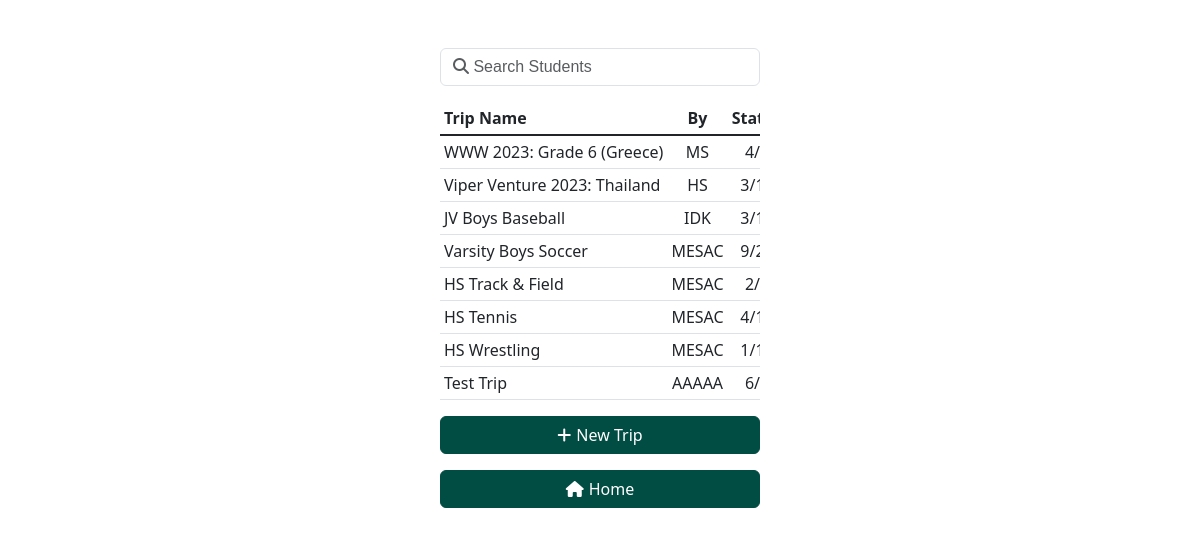
Page /trips (signed in) on the committed database.
### classes.py (models this page shows, shortened)
class Trip(db.Model):
    __tablename__ = 'trips'
    trip_ids = []
    id = db.Column(db.Integer, primary_key=True)
    code = db.Column(db.String(6), nullable=False)
    name = db.Column(db.String, nullable=False)
    organizer = db.Column(db.String, nullable=False)
    num_groups = db.Column(db.Integer, nullable=False)
    group_size = db.Column(db.Integer, nullable=False)
    details = db.Column(db.String, nullable=True)
    @staticmethod
    def get_all_trips(return_dict=False):
        trips = db.session.query(Trip).all()
        if return_dict:
            return [dict_converter(t) for t in trips]
        else:
            return trips

### app.py (the view, shortened to what this page needs)
@app.route("/trips", methods=["GET", "POST"])
@teacher_only
def trips():
    if request.method == "GET":
        all_trips = Trip.get_all_trips()
        trip_studs = [TripStudent.get_students_in_trip(t.id) for t in all_trips]
        all_students = Student.get_all_students()
        return render_template("teacher/trips.html", all_trips=all_trips, trip_studs=trip_studs, all_students=all_students)

### app.py (called while the page is built)
def login_required(disable_verify=False):
    def decorator(f):
        @wraps(f)
        def decorated_function(*args, **kwargs):
            if 'user_id' not in session or current_user['db_user'] is None:
                return redirect("/login")
            elif not disable_verify and current_user['db_user'] is not None and not current_user['db_user'].is_verified:
                return redirect("/verify")
            return f(*args, **kwargs)
        return decorated_function
    return decorator

def teacher_only(f):
    @wraps(f)
    @login_required()
    def decorated_function(*args, **kwargs):
        if not current_user['db_user'].is_teacher:
            abort(403)
        return f(*args, **kwargs)
    return decorated_function

@app.before_request
def before_request():
    if 'user_id' in session:
        if User.check_exist_with_id(session['user_id']):
            current_user['db_user'] = User.get_user_by_id(session['user_id'])
            if current_user['db_user'].is_student:
                current_user['student'] = Student.get_student_by_id(current_user['db_user'].student_id)

### classes.py (called while the page is built)
def dict_converter(row):
    return {column.name: getattr(row, row.__mapper__.get_property_by_column(column).key) for column in row.__table__.columns}

    @staticmethod
    def get_user_by_id(id):
        return db.session.query(User).filter_by(id=id).first()

    @staticmethod
    def check_exist_with_id(id):
        return User.get_user_by_id(id) is not None

    @staticmethod
    def get_student_by_id(id, return_dict=True):
        student = db.session.query(Student).filter_by(id=id).first()
        if return_dict:
            return dict_converter(student)
        else:
            return student

    @staticmethod
    def get_all_students(return_dict=False):
        students = db.session.query(Student).all()
        if return_dict:
            return [dict_converter(s) for s in students]
        else:
            return students

    @staticmethod
    def get_students_in_trip(trip_id):
        ids = db.session.query(TripStudent.student_id).filter_by(trip_id=trip_id).all()
        ids = [id[0] for id in ids]
        students = sorted([Student.get_student_by_id(id) for id in ids], key=lambda x: (x['grade'], x['name']))
        return students

### templates/teacher/trips.html (shortened to what this page needs)
{% extends "layout.html" %}
{% block main %}
<input type="text" class="mt-5 mx-auto form-control fontAwesome id="search1" onkeyup="search1()" placeholder="&#xF002; Search Students">
<table class="table table-sm table-hover mt-3 mx-auto" id="trips_table">
    <thead>
        <tr>
            <th style="width: 60%;" scope="col">Trip Name</th>
            <th class="text-center" scope="col">By</th>
            <th class="text-center" scope="col">Status</th>
        </tr>
    </thead>
    <tbody class="table-group-divider">
        {%for i in range(all_trips|length)%}
        <tr onclick="window.location = 'trips/{{all_trips[i].code}}'">
            <td>{{all_trips[i].name}}</td>
            <td class="text-center">{{all_trips[i].organizer}}</td>
            <td class="text-center">{{trip_studs[i]|length}}/{{all_trips[i].num_groups * all_trips[i].group_size}}</td>
        </tr>
        {%endfor%}
    </tbody>
</table>
<button class="mt-3 d-grid gap-2 col-6 mx-auto btn btn-primary" data-bs-toggle="modal" data-bs-target="#trip_create_modal">
    <div class="icon-text-container center-div">
        <i class="fas fa-plus"></i>
        <span>New Trip</span>
    </div>
</button>
<button onclick="window.location='/'" class="mt-3 d-grid gap-2 col-6 mx-auto btn btn-primary">
    <div class="icon-text-container center-div">
        <i class="fas fa-home"></i>
        <span>Home</span>
    </div>
</button>
{% endblock %}

### static/css/style.css (style rules this page uses)
.btn-primary { width: 320px !important; border-color: #014C43 !important; background-color: #014C43 !important; }
.form-control { width: 320px !important; }
.table { width: 320px !important; display: block !important; max-height: 500px !important; overflow: auto !important; }
thead { top: 0; color: #014C43; position: sticky; background-color: white; }
td { white-space: nowrap; }
.icon-text-container { display: flex; align-items: center; }
.icon-text-container i { margin-right: 5px; }
.center-div { margin: auto; }
.fontAwesome { font-family: 'Helvetica', FontAwesome, sans-serif; }

### templates/layout.html (style rules this page uses)
.hidden { display:none; }

### rows in the picture
Trip: name "WWW 2023: Grade 6 (Greece)", organizer "MS"
Trip: name "Viper Venture 2023: Thailand", organizer "HS"
Trip: name "JV Boys Baseball", organizer "IDK"
Trip: name "Varsity Boys Soccer", organizer "MESAC"
Trip: name "HS Track & Field", organizer "MESAC"
Trip: name "HS Tennis", organizer "MESAC"
Trip: name "HS Wrestling", organizer "MESAC"
Trip: name "Test Trip", organizer "AAAAA"

### other values in the picture
{{ trip_studs[i]|length }} "4" "3" "3" "9" "2" "4" "1" "6"
